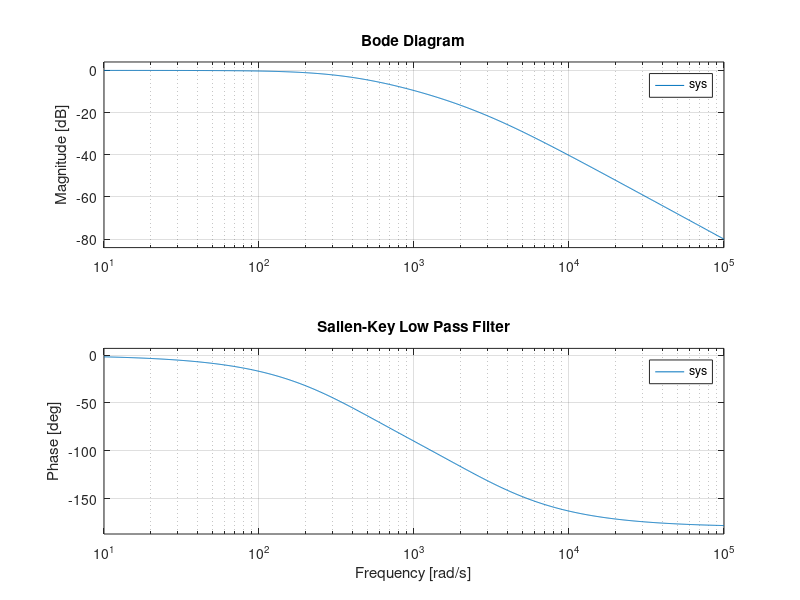

Reproduce this figure in MATLAB.
%Name: Md. Roknuzzaman Rikon
%ID: 22024014
% Sallen-Key Low Pass Filter 
R = 1e3; % Resistance in ohms 
C = 1e-6; % Capacitance in farads 
sys = tf([1], [R^2*C^2 3*R*C 1]); 
bode(sys); 
title('Sallen-Key Low Pass Filter'); 
